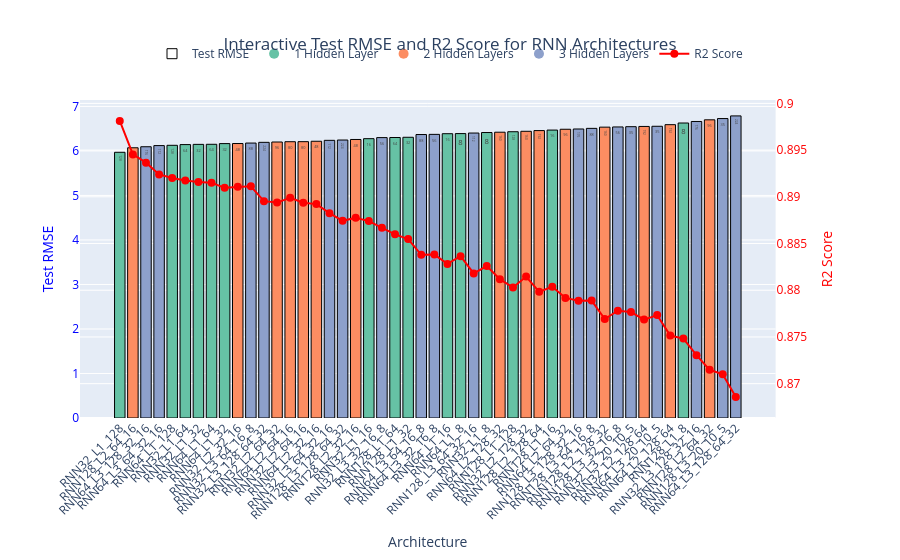

Source (notebook cell):
### Code cell
# Sort by Test RMSE
model_results_df_sorted = model_results_df.sort_values(by='Test RMSE', ascending=True)

# Prepare customdata
custom_cols = ['R2 Score', 'Number of Layers', 'Hidden Layers']
customdata = model_results_df_sorted[custom_cols].values

# Auto color mapping for any number of layers
layers = sorted(model_results_df_sorted['Number of Layers'].unique())
palette = qualitative.Set2
color_map = {n: palette[i % len(palette)] for i, n in enumerate(layers)}
colors = model_results_df_sorted['Number of Layers'].map(color_map)

# Figure with secondary y-axis
fig = make_subplots(specs=[[{"secondary_y": True}]])

# Test RMSE bars (colored by layer count) + black borders, no legend entry
fig.add_trace(
    go.Bar(
        x=model_results_df_sorted['Architecture'],
        y=model_results_df_sorted['Test RMSE'],
        name='Test RMSE',
        marker=dict(color=colors, line=dict(color='black', width=1)),
        text=model_results_df_sorted['Total Nodes'],
        hoverinfo='none',
        hovertemplate=(
            '<b>Architecture:</b> %{x}<br>'
            '<b>Test RMSE:</b> %{y:.2f}<br>'
            '<b>R2 Score:</b> %{customdata[0]:.4f}<br>'
            '<b>Total Nodes:</b> %{text}<br>'
            '<b>Number of Layers:</b> %{customdata[1]}<br>'
            '<b>Hidden Layers:</b> %{customdata[2]}<br>'
            '<extra></extra>'
        ),
        customdata=customdata,
        showlegend=False,
    ),
    secondary_y=False,
)

# Legend entry for Test RMSE (black box)
fig.add_trace(
    go.Scatter(
        x=[None],
        y=[None],
        mode='markers',
        marker=dict(size=10, color='black', symbol='square-open', line=dict(color='black', width=1)),
        name='Test RMSE',
        showlegend=True,
    )
)

# Auto legend entries for each layer count
for n in layers:
    fig.add_trace(
        go.Scatter(
            x=[None],
            y=[None],
            mode='markers',
            marker=dict(size=10, color=color_map[n]),
            name=f'{n} Hidden Layer{"s" if n != 1 else ""}',
            showlegend=True,
        )
    )

# R2 line on secondary axis (non-interactive)
fig.add_trace(
    go.Scatter(
        x=model_results_df_sorted['Architecture'],
        y=model_results_df_sorted['R2 Score'],
        name='R2 Score',
        mode='lines+markers',
        line=dict(color='red', width=2),
        marker=dict(size=8),
        hoverinfo='skip',
    ),
    secondary_y=True,
)

# Axes + layout
fig.update_xaxes(
    title_text='Architecture',
    tickmode='array',
    tickvals=model_results_df_sorted['Architecture'],
    ticktext=model_results_df_sorted['Architecture'],
    tickangle=-45,
)
fig.update_yaxes(title_text='Test RMSE', secondary_y=False, color='blue')
fig.update_yaxes(title_text='R2 Score', secondary_y=True, color='red')
fig.update_layout(
    title=dict(
        text='Interactive Test RMSE and R2 Score for RNN Architectures',
        x=0.5,
        xanchor='center',
    ),
    barmode='group',
    legend=dict(
        orientation='h',
        yanchor='bottom',
        y=1.1,
        xanchor='center',
        x=0.5,
        bgcolor='rgba(255,255,255,0.8)',
    ),
    hovermode='x unified',
)

fig.show()

### Figure 1 — Plotly figure (JSON) as saved in the notebook; plotly's stock layout.template omitted (floating-point values rounded to 4 significant figures; data arrays with more than 128 entries replaced by an {"elided": "..."} marker saying what was removed)
{"data": [{"customdata": {"elided": "48x3 mixed values"}, "hoverinfo": "none", "hovertemplate": "<b>Architecture:</b> %{x}<br><b>Test RMSE:</b> %{y:.2f}<br><b>R2 Score:</b> %{customdata[0]:.4f}<br><b>Total Nodes:</b> %{text}<br><b>Number of Layers:</b> %{customdata[1]}<br><b>Hidden Layers:</b> %{customdata[2]}<br><extra></extra>", "marker": {"color": ["rgb(102,194,165)", "rgb(252,141,98)", "rgb(141,160,203)", "rgb(141,160,203)", "rgb(102,194,165)", "rgb(102,194,165)", "rgb(102,194,165)", "rgb(102,194,165)", "rgb(102,194,165)", "rgb(252,141,98)", "rgb(141,160,203)", "rgb(141,160,203)", "rgb(252,141,98)", "rgb(252,141,98)", "rgb(252,141,98)", "rgb(252,141,98)", "rgb(141,160,203)", "rgb(141,160,203)", "rgb(252,141,98)", "rgb(102,194,165)", "rgb(141,160,203)", "rgb(102,194,165)", "rgb(102,194,165)", "rgb(141,160,203)", "rgb(141,160,203)", "rgb(102,194,165)", "rgb(102,194,165)", "rgb(141,160,203)", "rgb(102,194,165)", "rgb(252,141,98)", "rgb(102,194,165)", "rgb(252,141,98)", "rgb(252,141,98)", "rgb(102,194,165)", "rgb(252,141,98)", "rgb(141,160,203)", "rgb(141,160,203)", "rgb(252,141,98)", "rgb(141,160,203)", "rgb(141,160,203)", "rgb(252,141,98)", "rgb(141,160,203)", "rgb(252,141,98)", "rgb(102,194,165)", "rgb(141,160,203)", "rgb(252,141,98)", "rgb(141,160,203)", "rgb(141,160,203)"], "line": {"color": "black", "width": 1}}, "name": "Test RMSE", "showlegend": false, "text": [128, 80, 176, 112, 128, 64, 32, 64, 32, 48, 88, 224, 96, 80, 80, 48, 112, 224, 48, 16, 56, 64, 32, 88, 56, 16, 8, 112, 8, 160, 128, 160, 192, 16, 96, 176, 88, 160, 56, 35, 192, 35, 192, 8, 176, 96, 35, 224], "type": "bar", "x": ["RNN32_L1_128", "RNN128_L2_64_16", "RNN64_L3_128_32_16", "RNN64_L3_64_32_16", "RNN64_L1_128", "RNN32_L1_64", "RNN32_L1_32", "RNN64_L1_64", "RNN64_L1_32", "RNN32_L2_32_16", "RNN32_L3_64_16_8", "RNN32_L3_128_64_32", "RNN32_L2_64_32", "RNN64_L2_64_16", "RNN32_L2_64_16", "RNN64_L2_32_16", "RNN32_L3_64_32_16", "RNN128_L3_128_64_32", "RNN128_L2_32_16", "RNN32_L1_16", "RNN32_L3_32_16_8", "RNN128_L1_64", "RNN128_L1_32", "RNN64_L3_64_16_8", "RNN64_L3_32_16_8", "RNN64_L1_16", "RNN64_L1_8", "RNN128_L3_64_32_16", "RNN32_L1_8", "RNN64_L2_128_32", "RNN128_L1_128", "RNN32_L2_128_32", "RNN128_L2_128_64", "RNN128_L1_16", "RNN64_L2_64_32", "RNN128_L3_128_32_16", "RNN128_L3_64_16_8", "RNN128_L2_128_32", "RNN128_L3_32_16_8", "RNN32_L3_20_10_5", "RNN32_L2_128_64", "RNN64_L3_20_10_5", "RNN64_L2_128_64", "RNN128_L1_8", "RNN32_L3_128_32_16", "RNN128_L2_64_32", "RNN128_L3_20_10_5", "RNN64_L3_128_64_32"], "xaxis": "x", "y": [5.969, 6.07, 6.094, 6.12, 6.126, 6.142, 6.147, 6.149, 6.164, 6.166, 6.176, 6.193, 6.2, 6.207, 6.208, 6.217, 6.238, 6.244, 6.257, 6.275, 6.299, 6.301, 6.307, 6.368, 6.372, 6.387, 6.389, 6.402, 6.413, 6.42, 6.431, 6.441, 6.456, 6.468, 6.487, 6.493, 6.507, 6.534, 6.538, 6.544, 6.55, 6.553, 6.59, 6.627, 6.661, 6.698, 6.727, 6.787], "yaxis": "y"}, {"marker": {"color": "black", "line": {"color": "black", "width": 1}, "size": 10, "symbol": "square-open"}, "mode": "markers", "name": "Test RMSE", "showlegend": true, "type": "scatter", "x": [null], "y": [null]}, {"marker": {"color": "rgb(102,194,165)", "size": 10}, "mode": "markers", "name": "1 Hidden Layer", "showlegend": true, "type": "scatter", "x": [null], "y": [null]}, {"marker": {"color": "rgb(252,141,98)", "size": 10}, "mode": "markers", "name": "2 Hidden Layers", "showlegend": true, "type": "scatter", "x": [null], "y": [null]}, {"marker": {"color": "rgb(141,160,203)", "size": 10}, "mode": "markers", "name": "3 Hidden Layers", "showlegend": true, "type": "scatter", "x": [null], "y": [null]}, {"hoverinfo": "skip", "line": {"color": "red", "width": 2}, "marker": {"size": 8}, "mode": "lines+markers", "name": "R2 Score", "type": "scatter", "x": ["RNN32_L1_128", "RNN128_L2_64_16", "RNN64_L3_128_32_16", "RNN64_L3_64_32_16", "RNN64_L1_128", "RNN32_L1_64", "RNN32_L1_32", "RNN64_L1_64", "RNN64_L1_32", "RNN32_L2_32_16", "RNN32_L3_64_16_8", "RNN32_L3_128_64_32", "RNN32_L2_64_32", "RNN64_L2_64_16", "RNN32_L2_64_16", "RNN64_L2_32_16", "RNN32_L3_64_32_16", "RNN128_L3_128_64_32", "RNN128_L2_32_16", "RNN32_L1_16", "RNN32_L3_32_16_8", "RNN128_L1_64", "RNN128_L1_32", "RNN64_L3_64_16_8", "RNN64_L3_32_16_8", "RNN64_L1_16", "RNN64_L1_8", "RNN128_L3_64_32_16", "RNN32_L1_8", "RNN64_L2_128_32", "RNN128_L1_128", "RNN32_L2_128_32", "RNN128_L2_128_64", "RNN128_L1_16", "RNN64_L2_64_32", "RNN128_L3_128_32_16", "RNN128_L3_64_16_8", "RNN128_L2_128_32", "RNN128_L3_32_16_8", "RNN32_L3_20_10_5", "RNN32_L2_128_64", "RNN64_L3_20_10_5", "RNN64_L2_128_64", "RNN128_L1_8", "RNN32_L3_128_32_16", "RNN128_L2_64_32", "RNN128_L3_20_10_5", "RNN64_L3_128_64_32"], "xaxis": "x", "y": [0.8981, 0.8945, 0.8937, 0.8924, 0.892, 0.8918, 0.8916, 0.8915, 0.891, 0.8911, 0.8911, 0.8895, 0.8894, 0.8899, 0.8894, 0.8892, 0.8883, 0.8874, 0.8878, 0.8874, 0.8867, 0.886, 0.8855, 0.8838, 0.8838, 0.8828, 0.8836, 0.8818, 0.8826, 0.8812, 0.8803, 0.8815, 0.8798, 0.8804, 0.8792, 0.8789, 0.8789, 0.8769, 0.8778, 0.8777, 0.8769, 0.8773, 0.8751, 0.8748, 0.8731, 0.8715, 0.871, 0.8686], "yaxis": "y2"}], "layout": {"barmode": "group", "hovermode": "x unified", "legend": {"bgcolor": "rgba(255,255,255,0.8)", "orientation": "h", "x": 0.5, "xanchor": "center", "y": 1.1, "yanchor": "bottom"}, "title": {"text": "Interactive Test RMSE and R2 Score for RNN Architectures", "x": 0.5, "xanchor": "center"}, "xaxis": {"anchor": "y", "domain": [0, 0.94], "tickangle": -45, "tickmode": "array", "ticktext": ["RNN32_L1_128", "RNN128_L2_64_16", "RNN64_L3_128_32_16", "RNN64_L3_64_32_16", "RNN64_L1_128", "RNN32_L1_64", "RNN32_L1_32", "RNN64_L1_64", "RNN64_L1_32", "RNN32_L2_32_16", "RNN32_L3_64_16_8", "RNN32_L3_128_64_32", "RNN32_L2_64_32", "RNN64_L2_64_16", "RNN32_L2_64_16", "RNN64_L2_32_16", "RNN32_L3_64_32_16", "RNN128_L3_128_64_32", "RNN128_L2_32_16", "RNN32_L1_16", "RNN32_L3_32_16_8", "RNN128_L1_64", "RNN128_L1_32", "RNN64_L3_64_16_8", "RNN64_L3_32_16_8", "RNN64_L1_16", "RNN64_L1_8", "RNN128_L3_64_32_16", "RNN32_L1_8", "RNN64_L2_128_32", "RNN128_L1_128", "RNN32_L2_128_32", "RNN128_L2_128_64", "RNN128_L1_16", "RNN64_L2_64_32", "RNN128_L3_128_32_16", "RNN128_L3_64_16_8", "RNN128_L2_128_32", "RNN128_L3_32_16_8", "RNN32_L3_20_10_5", "RNN32_L2_128_64", "RNN64_L3_20_10_5", "RNN64_L2_128_64", "RNN128_L1_8", "RNN32_L3_128_32_16", "RNN128_L2_64_32", "RNN128_L3_20_10_5", "RNN64_L3_128_64_32"], "tickvals": ["RNN32_L1_128", "RNN128_L2_64_16", "RNN64_L3_128_32_16", "RNN64_L3_64_32_16", "RNN64_L1_128", "RNN32_L1_64", "RNN32_L1_32", "RNN64_L1_64", "RNN64_L1_32", "RNN32_L2_32_16", "RNN32_L3_64_16_8", "RNN32_L3_128_64_32", "RNN32_L2_64_32", "RNN64_L2_64_16", "RNN32_L2_64_16", "RNN64_L2_32_16", "RNN32_L3_64_32_16", "RNN128_L3_128_64_32", "RNN128_L2_32_16", "RNN32_L1_16", "RNN32_L3_32_16_8", "RNN128_L1_64", "RNN128_L1_32", "RNN64_L3_64_16_8", "RNN64_L3_32_16_8", "RNN64_L1_16", "RNN64_L1_8", "RNN128_L3_64_32_16", "RNN32_L1_8", "RNN64_L2_128_32", "RNN128_L1_128", "RNN32_L2_128_32", "RNN128_L2_128_64", "RNN128_L1_16", "RNN64_L2_64_32", "RNN128_L3_128_32_16", "RNN128_L3_64_16_8", "RNN128_L2_128_32", "RNN128_L3_32_16_8", "RNN32_L3_20_10_5", "RNN32_L2_128_64", "RNN64_L3_20_10_5", "RNN64_L2_128_64", "RNN128_L1_8", "RNN32_L3_128_32_16", "RNN128_L2_64_32", "RNN128_L3_20_10_5", "RNN64_L3_128_64_32"], "title": {"text": "Architecture"}}, "yaxis": {"anchor": "x", "color": "blue", "domain": [0, 1], "title": {"text": "Test RMSE"}}, "yaxis2": {"anchor": "x", "color": "red", "overlaying": "y", "side": "right", "title": {"text": "R2 Score"}}}}
